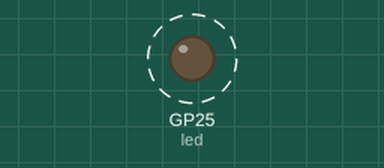
The program below on a simulated Raspberry Pi Pico running MicroPython. On the bench: output pins drawn as LEDs (lit = HIGH). Dashed ring = blinking.

Above: at 0.14 s.
Timing chart, 0 to 3.0 s (numbered marks = the images above):
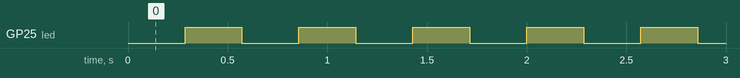

Measured:
- by itself, GP25 (led): alternates HIGH for 0.29 s and LOW for 0.29 s

The program:

blink.py
```python
# IoT Blink Project

from machine import Pin, Timer
led = Pin("LED", Pin.OUT)

def blink_function():
    # led = Pin("LED", Pin.OUT)
    timer = Timer()

    def tick(timer):
        global led
        led.toggle()

    timer.init(
        freq = 3.5,
        mode = Timer.PERIODIC,
        callback = tick
        )
blink_function()
```
